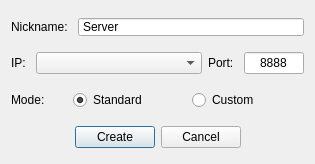
<?xml version="1.0" encoding="UTF-8"?>
<ui version="4.0">
 <class>CreateGameDialog</class>
 <widget class="QDialog" name="CreateGameDialog">
  <property name="geometry">
   <rect>
    <x>0</x>
    <y>0</y>
    <width>315</width>
    <height>164</height>
   </rect>
  </property>
  <property name="minimumSize">
   <size>
    <width>315</width>
    <height>164</height>
   </size>
  </property>
  <property name="maximumSize">
   <size>
    <width>315</width>
    <height>164</height>
   </size>
  </property>
  <property name="windowTitle">
   <string>Create Game</string>
  </property>
  <layout class="QVBoxLayout" name="verticalLayout">
   <property name="topMargin">
    <number>8</number>
   </property>
   <property name="bottomMargin">
    <number>5</number>
   </property>
   <item>
    <layout class="QHBoxLayout" name="horizontalLayout_4">
     <property name="spacing">
      <number>10</number>
     </property>
     <item>
      <widget class="QLabel" name="label_3">
       <property name="text">
        <string>Nickname:</string>
       </property>
      </widget>
     </item>
     <item>
      <widget class="QLineEdit" name="nickname">
       <property name="focusPolicy">
        <enum>Qt::ClickFocus</enum>
       </property>
       <property name="styleSheet">
        <string notr="true">padding: 0 2px;</string>
       </property>
       <property name="text">
        <string>Server</string>
       </property>
      </widget>
     </item>
    </layout>
   </item>
   <item>
    <layout class="QHBoxLayout" name="horizontalLayout_3" stretch="2,1">
     <item>
      <layout class="QHBoxLayout" name="horizontalLayout">
       <property name="spacing">
        <number>10</number>
       </property>
       <property name="sizeConstraint">
        <enum>QLayout::SetDefaultConstraint</enum>
       </property>
       <item>
        <widget class="QLabel" name="label">
         <property name="text">
          <string>IP:</string>
         </property>
        </widget>
       </item>
       <item>
        <widget class="QComboBox" name="ipList">
         <property name="sizePolicy">
          <sizepolicy hsizetype="Expanding" vsizetype="Fixed">
           <horstretch>0</horstretch>
           <verstretch>0</verstretch>
          </sizepolicy>
         </property>
        </widget>
       </item>
      </layout>
     </item>
     <item>
      <layout class="QHBoxLayout" name="horizontalLayout_2">
       <property name="spacing">
        <number>10</number>
       </property>
       <item>
        <widget class="QLabel" name="label_2">
         <property name="text">
          <string>Port:</string>
         </property>
        </widget>
       </item>
       <item>
        <widget class="QLineEdit" name="port">
         <property name="focusPolicy">
          <enum>Qt::ClickFocus</enum>
         </property>
         <property name="text">
          <string>8888</string>
         </property>
         <property name="maxLength">
          <number>5</number>
         </property>
         <property name="alignment">
          <set>Qt::AlignCenter</set>
         </property>
        </widget>
       </item>
      </layout>
     </item>
    </layout>
   </item>
   <item>
    <layout class="QHBoxLayout" name="horizontalLayout_6" stretch="1,2,2">
     <item>
      <widget class="QLabel" name="label_4">
       <property name="sizePolicy">
        <sizepolicy hsizetype="Preferred" vsizetype="Preferred">
         <horstretch>0</horstretch>
         <verstretch>0</verstretch>
        </sizepolicy>
       </property>
       <property name="text">
        <string>Mode:</string>
       </property>
      </widget>
     </item>
     <item>
      <widget class="QRadioButton" name="modeStandard">
       <property name="text">
        <string>Standard</string>
       </property>
       <property name="checked">
        <bool>true</bool>
       </property>
      </widget>
     </item>
     <item>
      <widget class="QRadioButton" name="modeCustom">
       <property name="text">
        <string>Custom</string>
       </property>
      </widget>
     </item>
    </layout>
   </item>
   <item>
    <layout class="QHBoxLayout" name="horizontalLayout_5">
     <item>
      <spacer name="horizontalSpacer">
       <property name="orientation">
        <enum>Qt::Horizontal</enum>
       </property>
       <property name="sizeHint" stdset="0">
        <size>
         <width>40</width>
         <height>20</height>
        </size>
       </property>
      </spacer>
     </item>
     <item>
      <widget class="QPushButton" name="buttonCreate">
       <property name="focusPolicy">
        <enum>Qt::StrongFocus</enum>
       </property>
       <property name="text">
        <string>Create</string>
       </property>
      </widget>
     </item>
     <item>
      <widget class="QPushButton" name="buttonCancel">
       <property name="text">
        <string>Cancel</string>
       </property>
      </widget>
     </item>
     <item>
      <spacer name="horizontalSpacer_2">
       <property name="orientation">
        <enum>Qt::Horizontal</enum>
       </property>
       <property name="sizeHint" stdset="0">
        <size>
         <width>40</width>
         <height>20</height>
        </size>
       </property>
      </spacer>
     </item>
    </layout>
   </item>
  </layout>
 </widget>
 <resources/>
 <connections/>
</ui>
